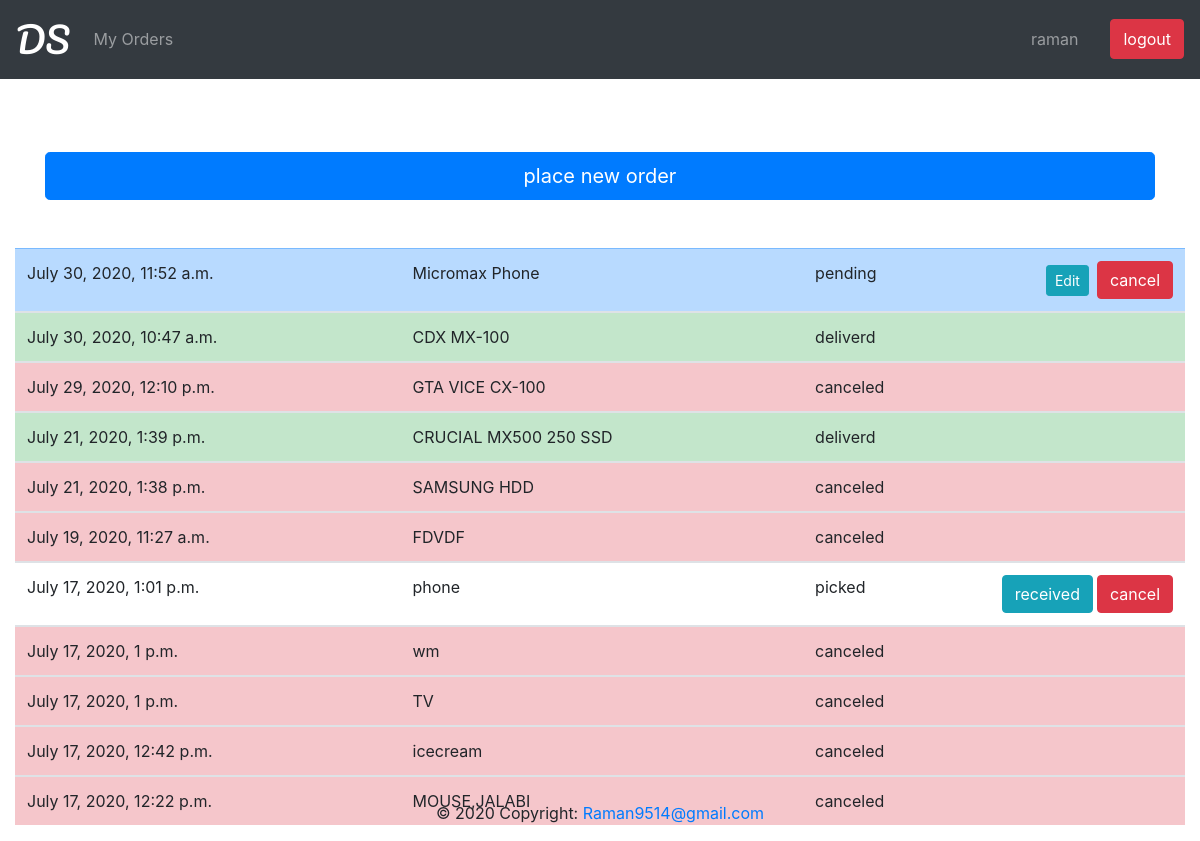
/order/myorder (signed in), run on an earlier commit of the app's database.
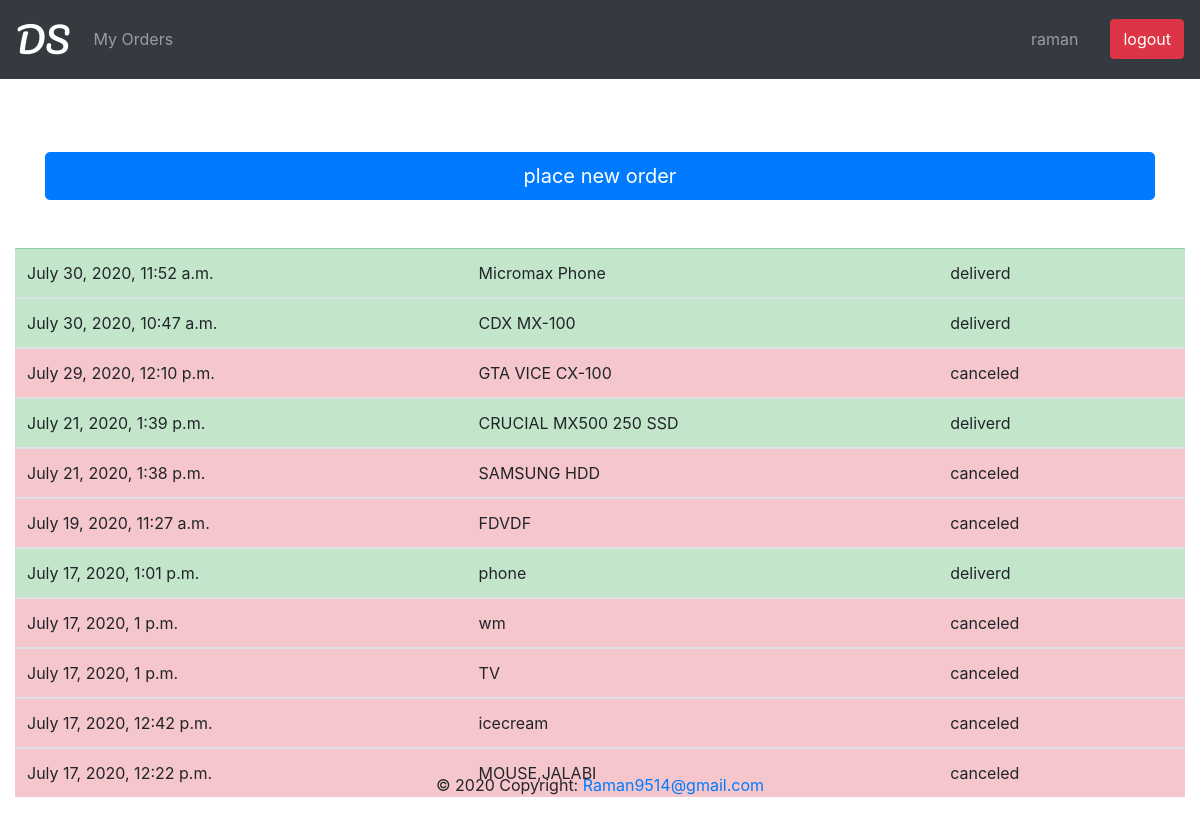
And on a later commit of the database.
### order/models.py (models this page shows)
class Order(models.Model):
    user_id= models.ForeignKey(User,on_delete=models.CASCADE)
    u_name = models.CharField(max_length=50)
    u_phone_no = models.CharField(max_length=10)
    u_delivery_address = models.CharField(max_length=350)
    u_pincode=models.CharField(max_length=6)
    u_delivery_note = models.CharField(max_length=300 , blank=True)
    product_list = models.CharField(max_length=350)
    shop_address = models.CharField(max_length=350 )
    shop_pincode = models.CharField(max_length=6)
    order_date = models.DateTimeField(auto_now_add=True )
    order_pending = models.BooleanField(default=True)
    order_picked = models.BooleanField(default=False)
    order_delivered = models.BooleanField(default=False)
    order_cancelled = models.BooleanField(default=False)
    delivery_staff = models.CharField(max_length=20 , default="null" )

### order/views.py (the view)
# urls.py: path('myorder' , views.myorder,name='myorder'),
def myorder(request):
    if request.user.is_authenticated:
        current_user=request.user
        allorders = Order.objects.filter(user_id=current_user).order_by('order_date').reverse()
        return render(request, 'myorders.html',{'allorders':allorders})
    else:
        redirect('login')

### templates/myorders.html (shortened to what this page needs)
{% extends "basic.html" %}
{% block content %}
<div class="container " >
<a  href="{% url 'TakeOrder' %}" class="btn btn-primary btn-block btn-lg">place new order</a>
</div>
<div class="container-fluid pt-5 col-lg-12 col-sm-3 col-md-6">
<table class="table table-hover">
    <tbody>
   {% for order in allorders %}
         {% if order.order_pending %}
         <tr class="table-primary" >
      {% elif order.order_picked%}
      <tr class="table-alert" >
      {% elif order.order_delivered %}
      <tr class="table-success" >
      {% elif order.order_cancelled %}
      <tr class="table-danger" >
      {% endif %}
      <td > {{ order.order_date }} </td>
      <td > {{order.product_list | truncatechars:30}} </td>
       <td>
      {% if order.order_pending %}
         pending
      {% elif order.order_picked%}
            picked
      {% elif order.order_delivered %}
            deliverd
      {% elif order.order_cancelled %}
         canceled
      {% endif %}
         </td>
      <td>
         {% if order.order_cancelled %}
         {% elif order.order_delivered %}
         {% elif order.order_picked %}
         <form action="{% url 'cancleorder' order.id %}" method="post">
            {% csrf_token %}<input type="submit" class="btn btn-danger float-right " value="cancel">
         </form>
         <form action="{% url 'order_received' order.id %}" method="post">
            {% csrf_token %}<input type="submit" class="btn btn-info float-right mr-1" value="received">
         </form>
         {% else %}
            <form action="{% url 'cancleorder' order.id %}" method="post">
               {% csrf_token %}<input type="submit" class="btn btn-danger float-right " value="cancel">
            </form>
                <a href="{% url 'editorder' order.id %}" class="btn btn-info float-right btn-sm d-inline mr-2 mt-1" >Edit</a>
         {% endif %}
      </td>
    </tr>
  </tbody>
{% endfor %}
</table>
</div>
{% endblock content %}

What changed in the data, as far as the page shows it:
changed Order "July 30, 2020, 11:52 a.m.": value "cancel" → (not shown); order_delivered False → True (drawn); order_pending "pending" → "deliverd"
changed Order "July 17, 2020, 1:01 p.m.": value "cancel" → (not shown); value "received" → (not shown); order_picked "picked" → "deliverd"
